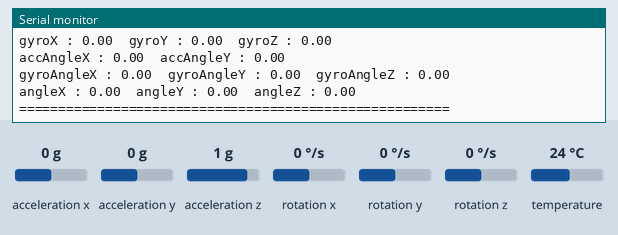
This sketch was run on a simulated ESP32. Shown: the last lines printed to the serial monitor. Inputs (shaded band) come from the test bench; at power-on: acceleration x 0 g, acceleration y 0 g, acceleration z 1 g, rotation x 0 °/s, rotation y 0 °/s, rotation z 0 °/s, temperature 24 °C. Nothing arrives over Bluetooth unless stated.

Above: at 4.2 s.
4.3 s: acceleration x set to -1.4 g
5.8 s: acceleration y set to -1.4 g
At 6.7 s:
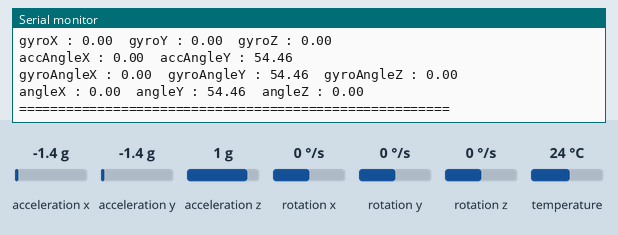
7.3 s: acceleration z set to -1.4 g
At 8.7 s:
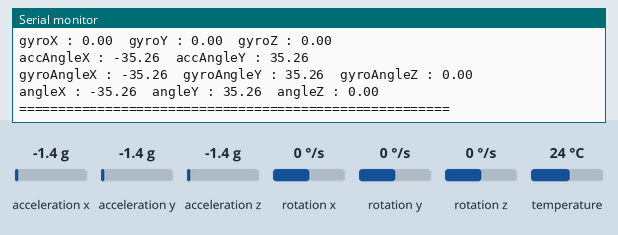
8.8 s: rotation x set to -192 °/s
13.4 s: rotation y set to -192 °/s
Timing chart, 0 to 15.9 s (numbered marks = the images above; inputs shaded):
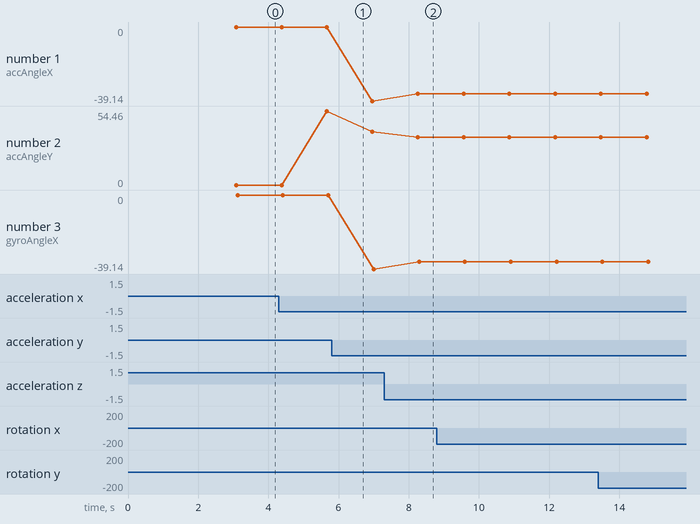

The sketch:

MPU6050_tockn_BT_Unity.ino
```cpp
// MPU 6050   --->   Arduino
//
//  VCC   ----->   3.3v
//  GND   ----->   GND
//  SCL   ----->   A5 pin
//  SDA   ----->   A4 pin


#include <MPU6050_tockn.h>
#include <Wire.h>
#include "BluetoothSerial.h"

#if !defined(CONFIG_BT_ENABLED) || !defined(CONFIG_BLUEDROID_ENABLED)
#error Bluetooth is not enabled! Please run `make menuconfig` to and enable it
#endif

MPU6050 mpu6050(Wire);

long timer = 0;

BluetoothSerial SerialBT;

void setup() {
  SerialBT.begin("ESP32"); //Bluetooth device name

  Serial.begin(9600);
  Wire.begin();
  mpu6050.begin();
  mpu6050.calcGyroOffsets(true);
}

void loop() {
  mpu6050.update();

  if(millis() - timer > 1000){

    Serial.println("=======================================================");
    Serial.print("temp : ");Serial.println(mpu6050.getTemp());
    Serial.print("accX : ");Serial.print(mpu6050.getAccX());
    Serial.print("\taccY : ");Serial.print(mpu6050.getAccY());
    Serial.print("\taccZ : ");Serial.println(mpu6050.getAccZ());

    Serial.print("gyroX : ");Serial.print(mpu6050.getGyroX());
    Serial.print("\tgyroY : ");Serial.print(mpu6050.getGyroY());
    Serial.print("\tgyroZ : ");Serial.println(mpu6050.getGyroZ());

    Serial.print("accAngleX : ");Serial.print(mpu6050.getAccAngleX());
    Serial.print("\taccAngleY : ");Serial.println(mpu6050.getAccAngleY());

    Serial.print("gyroAngleX : ");Serial.print(mpu6050.getGyroAngleX());
    Serial.print("\tgyroAngleY : ");Serial.print(mpu6050.getGyroAngleY());
    Serial.print("\tgyroAngleZ : ");Serial.println(mpu6050.getGyroAngleZ());

    Serial.print("angleX : ");Serial.print(mpu6050.getAngleX());
    Serial.print("\tangleY : ");Serial.print(mpu6050.getAngleY());
    Serial.print("\tangleZ : ");Serial.println(mpu6050.getAngleZ());
    Serial.println("=======================================================\n");
    timer = millis();
  }
    SerialBT.print(mpu6050.getAccX()); SerialBT.print(";"); SerialBT.print(mpu6050.getAccY()); SerialBT.print(";"); SerialBT.print(mpu6050.getAccZ()); SerialBT.print(";");
    SerialBT.print(mpu6050.getGyroAngleX()); SerialBT.print(";"); SerialBT.print(mpu6050.getGyroAngleY()); SerialBT.print(";"); SerialBT.print(mpu6050.getGyroAngleZ()); SerialBT.println("");
    SerialBT.flush();
}
```

Measured:
- after the input at 7.3 s, the serial monitor: prints a new line after 0.88 s (image 2)
- plotted number 1: 0 → -39.14 after the input at 5.8 s, -39.14 → -35.26 after the input at 7.3 s
- plotted number 2: 0 → 54.46 after the input at 4.3 s, 54.46 → 39.14 after the input at 5.8 s, 39.14 → 35.26 after the input at 7.3 s
- plotted number 3: 0 → -39.14 after the input at 5.8 s, -39.14 → -35.26 after the input at 7.3 s
